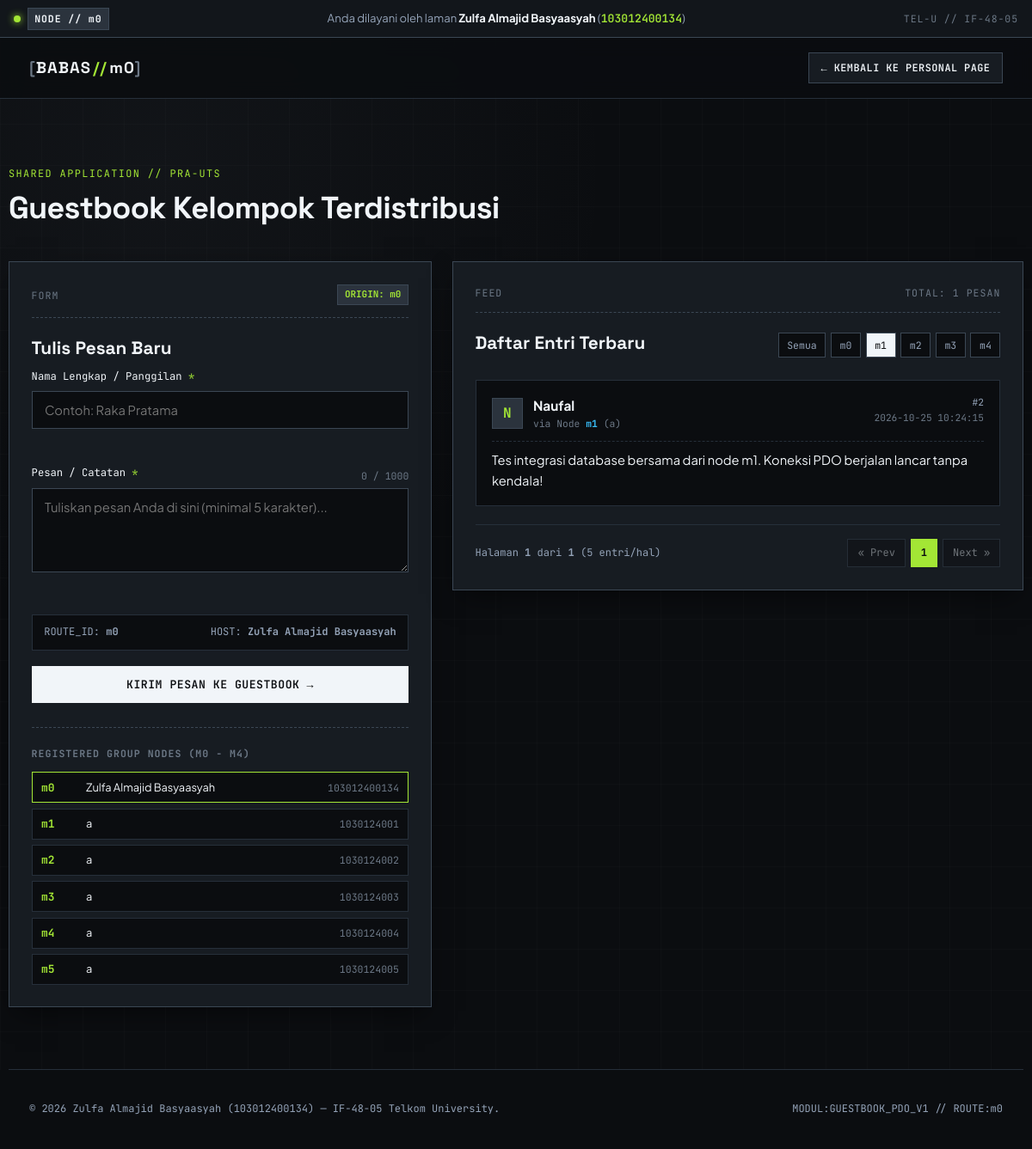
The app's page /app/index.php?page=1&route=m1 with its own data.
### tables this page shows
CREATE TABLE IF NOT EXISTS `anggota` (
    `route_id` VARCHAR(10) NOT NULL,
    `nim` VARCHAR(20) NOT NULL,
    `nama` VARCHAR(120) NOT NULL,
    PRIMARY KEY (`route_id`),
    UNIQUE KEY `uq_anggota_nim` (`nim`)
);

CREATE TABLE IF NOT EXISTS `guestbook` (
    `id` INT UNSIGNED NOT NULL AUTO_INCREMENT,
    `route_id` VARCHAR(10) NOT NULL,
    `nama` VARCHAR(100) NOT NULL,
    `pesan` TEXT NOT NULL,
    `created_at` TIMESTAMP NOT NULL DEFAULT CURRENT_TIMESTAMP,
    PRIMARY KEY (`id`),
    KEY `idx_guestbook_route` (`route_id`),
    KEY `idx_guestbook_created_at` (`created_at`),
    CONSTRAINT `fk_guestbook_anggota`
        FOREIGN KEY (`route_id`) REFERENCES `anggota` (`route_id`)
        ON UPDATE CASCADE
        ON DELETE RESTRICT
);

### app/index.php (the view, shortened to what this page needs)
<?php
$isEmbed = isset($_GET['embed']) && $_GET['embed'] === '1';
$perPage = 5;
$page    = isset($_GET['page']) ? max(1, (int) $_GET['page']) : 1;
$errors     = [];
$oldNama    = '';
$oldPesan   = '';
try {
    $pdo = get_db_connection();
    $filterRoute = isset($_GET['route']) ? trim((string) $_GET['route']) : '';
    if ($filterRoute !== '') {
        $countStmt = $pdo->prepare('SELECT COUNT(*) FROM guestbook WHERE route_id = :route_id');
        $countStmt->execute([':route_id' => $filterRoute]);
    } else {
        $countStmt = $pdo->prepare('SELECT COUNT(*) FROM guestbook');
        $countStmt->execute();
    }
    $totalEntries = (int) $countStmt->fetchColumn();
    $totalPages   = max(1, (int) ceil($totalEntries / $perPage));
    $offset = ($page - 1) * $perPage;
    if ($filterRoute !== '') {
        $listSql = '
            SELECT g.id, g.route_id, g.nama, g.pesan, g.created_at, a.nama AS anggota_nama, a.nim AS anggota_nim
            FROM guestbook g
            LEFT JOIN anggota a ON g.route_id = a.route_id
            WHERE g.route_id = :route_id
            ORDER BY g.created_at DESC, g.id DESC
            LIMIT :limit OFFSET :offset
        ';
        $listStmt = $pdo->prepare($listSql);
        $listStmt->bindValue(':route_id', $filterRoute, PDO::PARAM_STR);
        $listStmt->bindValue(':limit', $perPage, PDO::PARAM_INT);
        $listStmt->bindValue(':offset', $offset, PDO::PARAM_INT);
        $listStmt->execute();
    }
    $entries = $listStmt->fetchAll();
    $anggotaStmt = $pdo->prepare('SELECT route_id, nim, nama FROM anggota ORDER BY route_id ASC');
    $anggotaStmt->execute();
    $daftarAnggota = $anggotaStmt->fetchAll();
} catch (Throwable $e) {
    $dbError       = $e->getMessage();
    $entries       = [];
    $daftarAnggota = [];
    $totalEntries  = 0;
    $totalPages    = 1;
    $filterRoute   = '';
}
function build_page_url(int $targetPage, bool $isEmbed, string $filterRoute): string
{
    $params = ['page' => $targetPage];
    if ($filterRoute !== '') {
        $params['route'] = $filterRoute;
    }
    return 'index.php?' . http_build_query($params);
}
?>
<!DOCTYPE html>
<html lang="id" data-theme="dark">
<head>
    <link rel="stylesheet" href="../assets/css/style.css">
</head>
<body class="<?= $isEmbed ? 'embed-body' : 'standalone-guestbook-body' ?>">
    <?php if (!$isEmbed): ?>
        <?php require_once __DIR__ . '/partials/served_by.php'; ?>
        <header class="site-header">
            <div class="container header-inner">
                <a href="../index.php" class="brand-logo" aria-label="Kembali ke Personal Page">
                    <span class="brand-bracket">[</span>BABAS<span class="brand-accent">//</span><?= htmlspecialchars(MEMBER_ROUTE, ENT_QUOTES, 'UTF-8') ?><span class="brand-bracket">]</span>
                </a>
                <div class="header-actions">
                    <a href="../index.php" class="btn btn-outline btn-sm">&larr; Kembali ke Personal Page</a>
                </div>
            </div>
        </header>
    <?php endif; ?>
    <main class="<?= $isEmbed ? 'embed-container' : 'container section-block' ?>">
        <?php if (!$isEmbed): ?>
            <div class="section-header">
                <span class="section-tag">SHARED APPLICATION // PRA-UTS</span>
                <h1 class="section-title">Guestbook Kelompok Terdistribusi</h1>
            </div>
        <?php endif; ?>
        <div class="guestbook-grid">
            <section class="guestbook-form-card tech-card" aria-labelledby="form-heading">
                <div class="card-top-bar">
                    <span class="mono-label">FORM</span>
                    <span class="badge-route">ORIGIN: <?= htmlspecialchars(MEMBER_ROUTE, ENT_QUOTES, 'UTF-8') ?></span>
                </div>
                <h2 id="form-heading" class="card-heading">Tulis Pesan Baru</h2>
                <form id="guestbookForm" method="POST" action="index.php<?= $isEmbed ? '?embed=1' : '' ?>" novalidate>
                    <div class="form-group">
                        <label for="nama" class="form-label">Nama Lengkap / Panggilan <span class="req">*</span></label>
                        <input
                            type="text"
                            id="nama"
                            name="nama"
                            class="form-control <?= isset($errors['nama']) ? 'is-invalid' : '' ?>"
                            placeholder="Contoh: Raka Pratama"
                            maxlength="100"
                            required
                            value="<?= htmlspecialchars($oldNama, ENT_QUOTES, 'UTF-8') ?>"
                        >
                        <div class="field-feedback" id="namaFeedback">
                        </div>
                    </div>
                    <div class="form-group">
                        <div class="label-row">
                            <label for="pesan" class="form-label">Pesan / Catatan <span class="req">*</span></label>
                            <span id="charCounter" class="mono-counter">0 / 1000</span>
                        </div>
                        <textarea
                            id="pesan"
                            name="pesan"
                            rows="4"
                            class="form-control <?= isset($errors['pesan']) ? 'is-invalid' : '' ?>"
                            placeholder="Tuliskan pesan Anda di sini (minimal 5 karakter)..."
                            maxlength="1000"
                            required
                        ><?= htmlspecialchars($oldPesan, ENT_QUOTES, 'UTF-8') ?></textarea>
                        <div class="field-feedback" id="pesanFeedback">
                        </div>
                    </div>
                    <div class="form-meta-box">
                        <span class="mono-small">ROUTE_ID: <strong><?= htmlspecialchars(MEMBER_ROUTE, ENT_QUOTES, 'UTF-8') ?></strong></span>
                        <span class="mono-small">HOST: <strong><?= htmlspecialchars(MEMBER_NAMA, ENT_QUOTES, 'UTF-8') ?></strong></span>
                    </div>
                    <button type="submit" class="btn btn-primary btn-block">
                        <span>Kirim Pesan ke Guestbook</span>
                        <span class="btn-arrow">&rarr;</span>
                    </button>
                </form>
                <?php if (!empty($daftarAnggota)): ?>
                    <div class="node-directory">
                        <h3 class="mono-label">REGISTERED GROUP NODES (m0 - m4)</h3>
                        <ul class="node-list">
                            <?php foreach ($daftarAnggota as $agt): ?>
                                <?php
                                $rId   = htmlspecialchars((string) $agt['route_id'], ENT_QUOTES, 'UTF-8');
                                $rNama = htmlspecialchars((string) $agt['nama'], ENT_QUOTES, 'UTF-8');
                                $rNim  = htmlspecialchars((string) $agt['nim'], ENT_QUOTES, 'UTF-8');
                                $isCurrent = ($agt['route_id'] === MEMBER_ROUTE);
                                ?>
                                <li class="node-item <?= $isCurrent ? 'is-active-node' : '' ?>">
                                    <span class="node-code"><?= $rId ?></span>
                                    <span class="node-name"><?= $rNama ?></span>
                                    <span class="node-nim"><?= $rNim ?></span>
                                </li>
                            <?php endforeach; ?>
                        </ul>
                    </div>
                <?php endif; ?>
            </section>
            <section class="guestbook-feed-card tech-card" aria-labelledby="feed-heading">
                <div class="card-top-bar">
                    <span class="mono-label">FEED</span>
                    <span class="mono-label">TOTAL: <?= $totalEntries ?> PESAN</span>
                </div>
                <div class="feed-header-row">
                    <h2 id="feed-heading" class="card-heading">Daftar Entri Terbaru</h2>
                    <div class="route-filter-pills" role="group" aria-label="Filter berdasarkan route anggota">
                        <a href="<?= htmlspecialchars(build_page_url(1, $isEmbed, ''), ENT_QUOTES, 'UTF-8') ?>"
                           class="filter-pill <?= $filterRoute === '' ? 'active' : '' ?>">Semua</a>
                        <?php foreach (['m0', 'm1', 'm2', 'm3', 'm4'] as $rCode): ?>
                            <a href="<?= htmlspecialchars(build_page_url(1, $isEmbed, $rCode), ENT_QUOTES, 'UTF-8') ?>"
                               class="filter-pill <?= $filterRoute === $rCode ? 'active' : '' ?>"><?= $rCode ?></a>
                        <?php endforeach; ?>
                    </div>
                </div>
                <?php if (empty($entries)): ?>
                    <div class="empty-state">
                        <p class="mono-label">NO_DATA_FOUND</p>
                        <p>Belum ada pesan buku tamu untuk kriteria ini. Jadilah yang pertama menulis pesan!</p>
                    </div>
                <?php else: ?>
                    <div class="entries-list">
                        <?php foreach ($entries as $item): ?>
                            <?php
                            $eId          = (int) $item['id'];
                            $eRoute       = htmlspecialchars((string) $item['route_id'], ENT_QUOTES, 'UTF-8');
                            $eNama        = htmlspecialchars((string) $item['nama'], ENT_QUOTES, 'UTF-8');
                            $ePesan       = nl2br(htmlspecialchars((string) $item['pesan'], ENT_QUOTES, 'UTF-8'));
                            $eTime        = htmlspecialchars((string) $item['created_at'], ENT_QUOTES, 'UTF-8');
                            $eAnggotaNama = !empty($item['anggota_nama'])
                                ? htmlspecialchars((string) $item['anggota_nama'], ENT_QUOTES, 'UTF-8')
                                : 'Node ' . $eRoute;
                            ?>
                            <article class="entry-item">
                                <div class="entry-header">
                                    <div class="entry-author-wrap">
                                        <span class="entry-avatar" aria-hidden="true"><?= htmlspecialchars(mb_strtoupper(mb_substr((string) $item['nama'], 0, 1)), ENT_QUOTES, 'UTF-8') ?></span>
                                        <div>
                                            <h3 class="entry-author"><?= $eNama ?></h3>
                                            <span class="entry-via">via Node <strong><?= $eRoute ?></strong> (<?= $eAnggotaNama ?>)</span>
                                        </div>
                                    </div>
                                    <div class="entry-meta">
                                        <span class="entry-id">#<?= $eId ?></span>
                                        <time class="entry-time" datetime="<?= $eTime ?>"><?= $eTime ?></time>
                                    </div>
                                </div>
                                <div class="entry-body">
                                    <?= $ePesan ?>
                                </div>
                            </article>
                        <?php endforeach; ?>
                    </div>
                    <nav class="pagination-bar" aria-label="Paginasi Guestbook">
                        <div class="pagination-info mono-small">
                            Halaman <strong><?= $page ?></strong> dari <strong><?= $totalPages ?></strong> (<?= $perPage ?> entri/hal)
                        </div>
                        <div class="pagination-controls">
                            <?php if ($page > 1): ?>
                                <a class="page-btn" href="<?= htmlspecialchars(build_page_url($page - 1, $isEmbed, $filterRoute), ENT_QUOTES, 'UTF-8') ?>">&laquo; Prev</a>
                            <?php else: ?>
                                <span class="page-btn is-disabled" aria-disabled="true">&laquo; Prev</span>
                            <?php endif; ?>
                            <?php for ($i = 1; $i <= $totalPages; $i++): ?>
                                <a class="page-btn <?= $i === $page ? 'is-current' : '' ?>"
                                   href="<?= htmlspecialchars(build_page_url($i, $isEmbed, $filterRoute), ENT_QUOTES, 'UTF-8') ?>">
                                    <?= $i ?>
                                </a>
                            <?php endfor; ?>
                            <?php if ($page < $totalPages): ?>
                                <a class="page-btn" href="<?= htmlspecialchars(build_page_url($page + 1, $isEmbed, $filterRoute), ENT_QUOTES, 'UTF-8') ?>">Next &raquo;</a>
                            <?php else: ?>
                                <span class="page-btn is-disabled" aria-disabled="true">Next &raquo;</span>
                            <?php endif; ?>
                        </div>
                    </nav>
                <?php endif; ?>
            </section>
        </div>
    </main>
    <?php if (!$isEmbed): ?>
        <footer class="site-footer">
            <div class="container footer-inner">
                <p class="mono-small">&copy; <?= date('Y') ?> <?= htmlspecialchars(MEMBER_NAMA, ENT_QUOTES, 'UTF-8') ?> (<?= htmlspecialchars(MEMBER_NIM, ENT_QUOTES, 'UTF-8') ?>) &mdash; IF-48-05 Telkom University.</p>
                <p class="mono-small">MODUL:GUESTBOOK_PDO_V1 // ROUTE:<?= htmlspecialchars(MEMBER_ROUTE, ENT_QUOTES, 'UTF-8') ?></p>
            </div>
        </footer>
    <?php endif; ?>
</body>
</html>

### records on screen
anggota: route_id "m0", nama "Zulfa Almajid Basyaasyah", nim "103012400134"
anggota: route_id "m1", nama "a", nim "1030124001"
anggota: route_id "m2", nama "a", nim "1030124002"
anggota: route_id "m3", nama "a", nim "1030124003"
anggota: route_id "m4", nama "a", nim "1030124004"
anggota: route_id "m5", nama "a", nim "1030124005"
guestbook: nama "N", nama "Naufal", route "m1", route.nama "a", id "2", created_at "2026-10-25 10:24:15", pesan "Tes integrasi database bersama dari node m1. Koneksi PDO berjalan lancar tanpa kendala!"

### other values on screen
$servedRoute "m0"
$servedNama "Zulfa Almajid Basyaasyah"
$servedNim "103012400134"
MEMBER_ROUTE "m0"
MEMBER_NAMA "Zulfa Almajid Basyaasyah"
$totalEntries "1"
$rCode "m0"
$rCode "m1"
$rCode "m2"
$rCode "m3"
$rCode "m4"
$page "1"
$totalPages "1"
$perPage "5"
MEMBER_NIM "103012400134"
